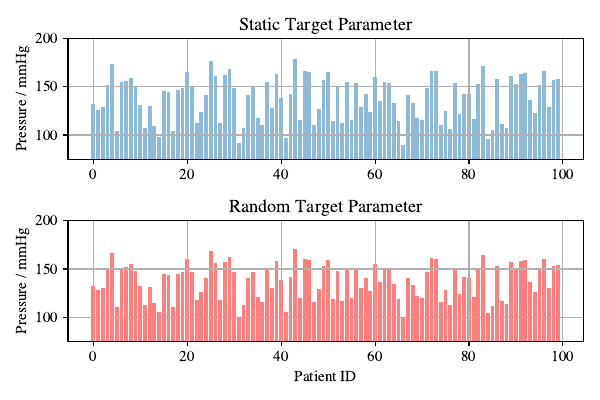

Recreate this plot in Python.
import jax.numpy as jnp
import jax
import matplotlib.pyplot as plt


key = jax.random.PRNGKey(42)

d = 100
sigma = 10
minval, maxval = 100, 170

keys = jax.random.split(key, num=d+1)
key, keys = keys[0], keys[1:d+1]
mus = jax.vmap(lambda key: jax.random.uniform(
    key, minval=minval, maxval=maxval))(keys)

keys = jax.random.split(key, num=d+1)
key, keys = keys[0], keys[1:d+1]
zs = jax.vmap(lambda key, m: jax.random.normal(key)*sigma+m, (0, 0))(keys, mus)

static_thetas = zs

hat_mu = zs.mean()
hat_v = jnp.maximum(((zs - hat_mu) ** 2).mean() - sigma**2, 0)

adapt_thetas = jax.vmap(lambda z: hat_v/(hat_v+sigma**2)*z +
                        sigma**2/(hat_v+sigma**2)*hat_mu)(zs)

print(static_thetas.shape, adapt_thetas.shape)

fig, ax = plt.subplots(figsize=(6, 4), nrows=2, ncols=1)

ax[0].bar(x=range(d), height=static_thetas, alpha=0.5)
ax[0].set_ylim((75, 200))
ax[0].set_title("Static Target Parameter")
ax[0].set_ylabel("Pressure / mmHg")

ax[1].bar(x=range(d), height=adapt_thetas, color='red', alpha=0.5)
ax[1].set_ylim((75, 200))
ax[1].set_title("Random Target Parameter")
ax[1].set_ylabel("Pressure / mmHg")
ax[1].set_xlabel("Patient ID")


# ax.set_title("Gradient Descent for optimization")
# ax.set_xlabel(r"$\theta_1$ / m")
# ax.set_ylabel(r"$\theta_2$ / m")

# ax.legend()
fig.tight_layout()
fig.savefig("hw3_4d.pdf", dpi=500)